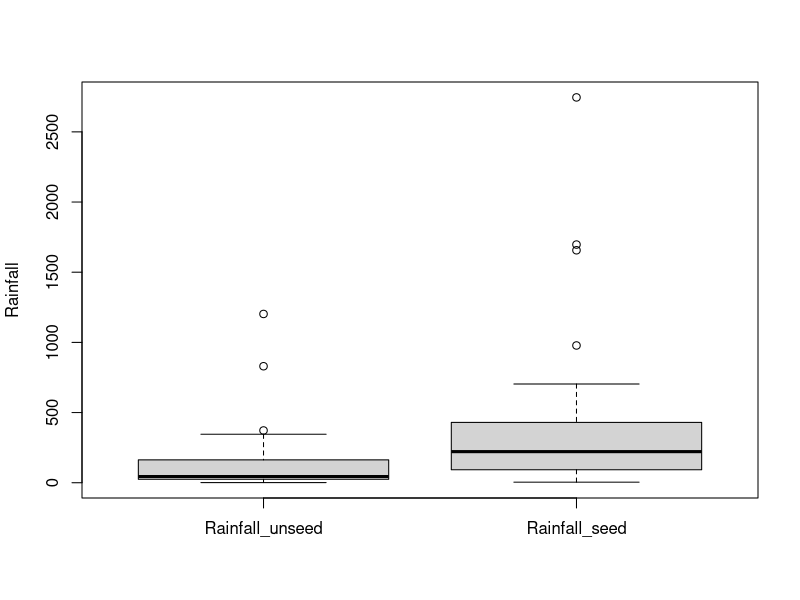

This chart was generated by the following R code:
library(ggplot2)
Rainfall_unseed <- c(1202.6, 830.1, 372.4, 345.5, 321.2, 244.3, 163.0, 
            147.8, 95.0, 87.0, 81.2, 68.5, 47.3, 41.1, 36.6, 
            29.0, 28.6, 26.3, 26.0, 24.4, 21.4, 17.3, 11.5, 4.9, 4.9, 1.0)

Rainfall_seed <- c(2745.6, 1697.1, 1656.4, 978.0, 703.4, 489.1, 430.0, 
          334.1, 302.8, 274.7, 274.7, 255.0, 242.5, 200.7, 198.6, 
          129.6, 119.0, 118.3, 115.3, 92.4, 40.6, 32.7, 31.4, 17.5, 7.7, 4.1)

Rain <- data.frame(Rainfall_unseed,Rainfall_seed)
#1.1
boxplot(Rain, ylab = 'Rainfall')
#1.2
t.test(Rainfall_unseed, Rainfall_seed)
